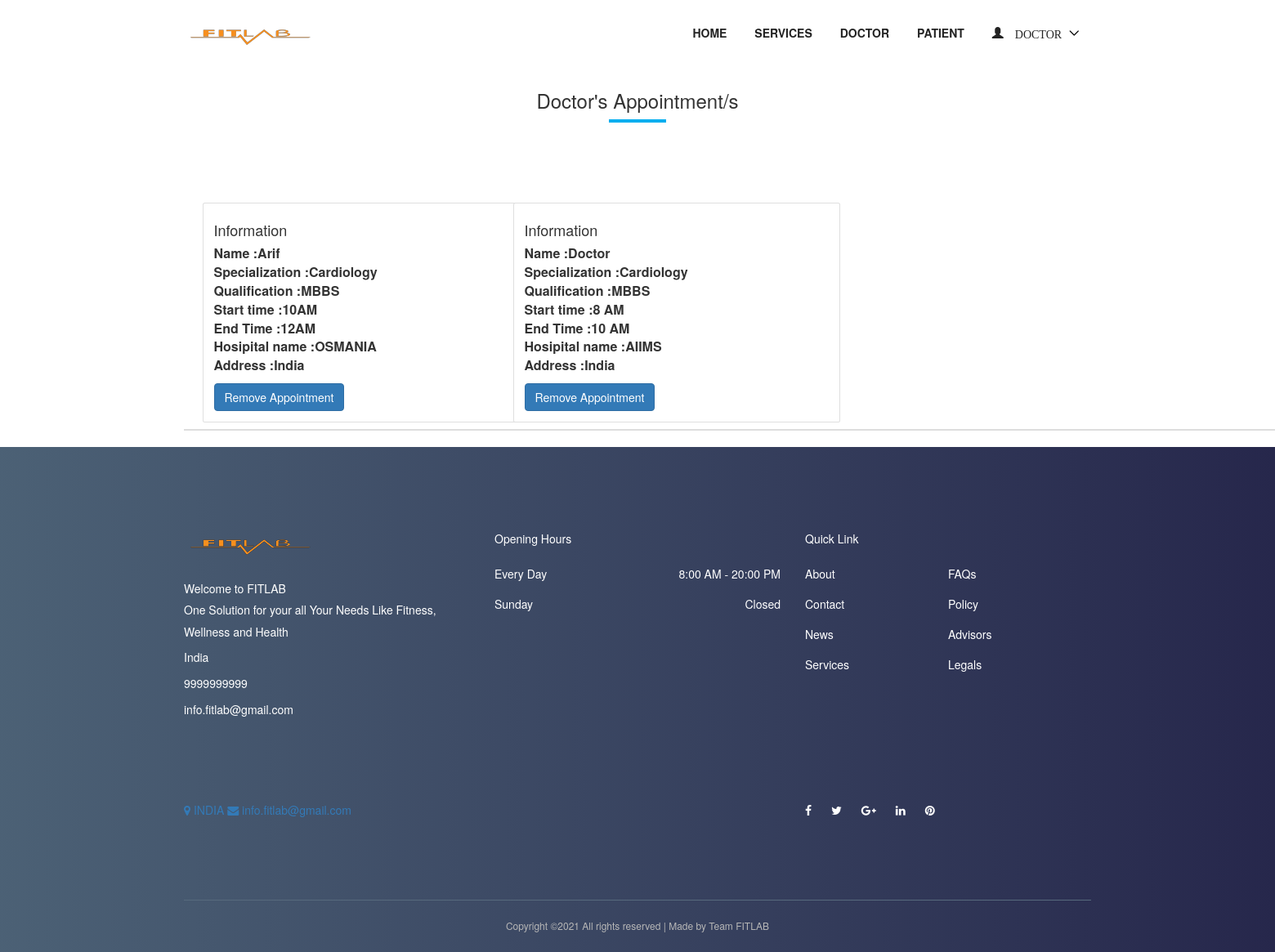
Page /doctor/appointment/ (signed in) on the committed database.
### accounts/models.py (models this page shows, shortened)
class User(AbstractUser):
    username = None
    role = models.CharField(max_length=12, error_messages={
        'required': "Role must be provided"
    })
    gender = models.CharField(max_length=10, blank=True, null=True, default="")
    email = models.EmailField(unique=True, blank=False,
                              error_messages={
                                  'unique': "A user with that email already exists.",
                              })
    phone_number = models.CharField(unique=True, blank=True, null=True, max_length=20,
                                    error_messages={
                                        'unique': "A user with that phone number already exists."
                                    })
    USERNAME_FIELD = "email"
    REQUIRED_FIELDS = []
    objects = UserManager()

### appointment/models.py (models this page shows, shortened)
class Appointment(models.Model):
    user = models.ForeignKey(User, on_delete=models.CASCADE)
    full_name = models.CharField(max_length=100)
    location = models.CharField(max_length=100)
    start_time = models.CharField(max_length=10)
    end_time = models.CharField(max_length=10)
    qualification_name = models.CharField(max_length=100)
    institute_name = models.CharField(max_length=100)
    hospital_name = models.CharField(max_length=100)
    department = models.CharField(choices=department, max_length=100)
    created_at = models.DateTimeField(default=timezone.now)

### appointment/views.py (the view)
# urls.py: path('doctor/appointment/', AppointmentListView.as_view(), name='doctor-appointment'),
class AppointmentListView(ListView):
    model = Appointment
    template_name = 'appointment/appointment.html'
    context_object_name = 'appointment'
    @method_decorator(login_required(login_url=reverse_lazy('accounts:login')))
    @method_decorator(user_is_doctor)
    def dispatch(self, request, *args, **kwargs):
        return super().dispatch(self.request, *args, **kwargs)
    def get_queryset(self):
        return self.model.objects.filter(user_id=self.request.user.id).order_by('-id')

### templates/appointment/appointment.html (shortened to what this page needs)
{% extends 'base.html' %}
{% load static %}
{% block content %}
    <section class="dentist-area section-padding-40-0">
    <div class="container">
      <div class="row">
        <div class="col-12">
          <div class="section-heading text-center">
            <h3>{{ request.user.first_name }}'s Appointment/s</h3>
            <div class="line"></div>
          </div>
        </div>
      </div>
      <div class="row">
          {% for apt in appointment %}
        <div class="col-12 col-sm-6 col-md-4">
          <br></br>
                            <table class="table">
                                <thead>
                                    <tr>
                                        <center>
                                            <th scope="col">
                                                <div class="container">
                                                    <div class="card" style="width:400px">
                                                            <div class="card-body">
                                                                <h4 class="card-title">Information</h4>
                                                                     <ol>
                                                                         <li><span>Name :</span><span>{{ apt.full_name }}</span></li>
                                                                         <li><span>Specialization :</span><span>{{ apt.department }}</span></li>
                                                                         <li><span>Qualification :</span><span>{{ apt.qualification_name }}</span></li>
                                                                         <li><span>Start time :</span><span>{{ apt.start_time }}</span></li>
                                                                         <li><span>End Time :</span><span>{{ apt.end_time }}</span></li>
                                                                         <li><span>Hosipital name :</span><span>{{ apt.hospital_name }}</span></li>
                                                                         <li><span>Address :</span><span>{{ apt.location }}</span></li>
                                                                     </ol>
                                                                <a href="{% url 'appointment:delete-appointment' apt.id %}" class="btn btn-primary">Remove Appointment</a>
                                                            </div>
                                                    </div>
                                                </div>
                                            </th>
                                        </center>
                                    </tr>
                                </thead>
                            </table>
        </div>
      {% endfor %}
      </div>
    </div>
  </section>
{% endblock %}

### templates/nav.html (shortened to what this page needs)
{% load static %}
    <div class="main-header-area">
        <div class="classy-nav-container breakpoint-off">
            <div class="container">
                <nav class="classy-navbar justify-content-between" id="dentoNav">
                    <a class="nav-brand" href="{% url 'appointment:home' %}"><img src="{% static 'img/logo1.png' %}" alt="">
                    </a>
                    <div class="classy-menu">
                        <div class="classynav">
                            <ul id="nav">
                                <li><a href="{% url 'appointment:home' %}">Home</a></li>
                                <li><a href="{% url 'appointment:service' %}">Services</a></li>
                                <li><a href="{% url 'accounts:doctor-register' %}"> <b>DOCTOR </b></a></li>
                                <li><a href="{% url 'accounts:patient-register' %}"> <b>PATIENT </b></a></li>
                                {% if request.user.is_authenticated and request.user.role == 'doctor' %}
                                    <li>
                                        <a href="">
                                            <span class="glyphicon glyphicon-user">
                                                    {{ request.user.first_name }}
                                            </span>
                                        </a>
                                    </li>
                              {% else %}
                                    <li>
                                        <a href="{% url 'accounts:login' %}">
                                            <span class="glyphicon glyphicon-user"> login</span>
                                        </a>
                                    </li>
                                {% endif %}
                            </ul>
                        </div>
                    </div>
                </nav>
            </div>
        </div>
    </div>

### static/style.css (style rules this page uses)
* { margin: 0; padding: 0; }
body { font-family: "Montserrat", sans-serif; font-weight: 400; font-size: 14px; }
h1, h2, h3, h4, h5, h6 { font-family: "Montserrat", sans-serif; color: #333333; line-height: 1.4; font-weight: 600; }
a, a:active, a:focus, a:hover { color: #333333; text-decoration: none; -webkit-transition-duration: 500ms; -o-transition-duration: 500ms; transition-duration: 500ms; outline: none; }
li { list-style: none; }
img { max-width: 100%; height: auto; }
ul { margin: 0; padding: 0; }
ul li { margin: 0; padding: 0; }
.section-heading { position: relative; z-index: 1; margin-bottom: 50px; }
.section-heading .line { width: 70px; height: 4px; background-color: #00aeef; }
.section-heading.text-center .line { margin: 0 auto; }
.classy-nav-container { background-color: transparent; }
.classy-nav-container .classy-navbar { height: 90px; padding: 0; }
.classy-nav-container .classy-navbar .classynav ul li a { padding: 0 15px; font-weight: 600; font-size: 14px; text-transform: uppercase; }

### static/css/default-assets/classy-nav.css (style rules this page uses)
body { font-family: "Roboto", sans-serif; }
ul { margin: 0; }
ul li { list-style: none; }
img { height: auto; max-width: 100%; }
.classy-nav-container { position: relative; z-index: 100; background-color: #ffffff; }
.classy-nav-container * { box-sizing: border-box; }
.classy-nav-container a { -webkit-transition-duration: 500ms; transition-duration: 500ms; text-decoration: none; outline: none; font-size: 14px; font-weight: 400; color: #232323; display: inline-block; }
.justify-content-between { -webkit-box-pack: justify; -ms-flex-pack: justify; justify-content: space-between; }
.classy-navbar { width: 100%; height: 70px; padding: 0.5em 2em; display: -webkit-box; display: -ms-flexbox; display: flex; -webkit-box-align: center; -ms-flex-align: center; -ms-grid-row-align: center; align-items: center; }
.classy-navbar .nav-brand { font-size: 26px; font-weight: 500; color: #565656; display: inline-block; margin-right: 30px; }
.classynav ul li { display: inline-block; clear: both; position: inherit; z-index: 10; }
.classynav ul li.cn-dropdown-item { position: relative; z-index: 10; }
.classynav ul li a { padding: 0 12px; display: block; height: 35px; font-size: 14px; line-height: 34px; }
.classynav ul li.megamenu-item>a:after, .classynav ul li.has-down>a:after { font-family: 'classyfonts'; content: "\e900"; font-size: 12px; color: #000000; padding-left: 5px; -webkit-transition-duration: 500ms; transition-duration: 500ms; }
.breakpoint-off .classynav { display: -webkit-box; display: -ms-flexbox; display: flex; -webkit-box-align: center; -ms-flex-align: center; -ms-grid-row-align: center; align-items: center; }

### rows in the picture
User: user.first_name "DOCTOR", user.first_name "Doctor"
Appointment: full_name "Arif", department "Cardiology", qualification_name "MBBS", start_time "10AM", end_time "12AM", hospital_name "OSMANIA", location "India"
Appointment: full_name "Doctor", department "Cardiology", qualification_name "MBBS", start_time "8 AM", end_time "10 AM", hospital_name "AIIMS", location "India"
